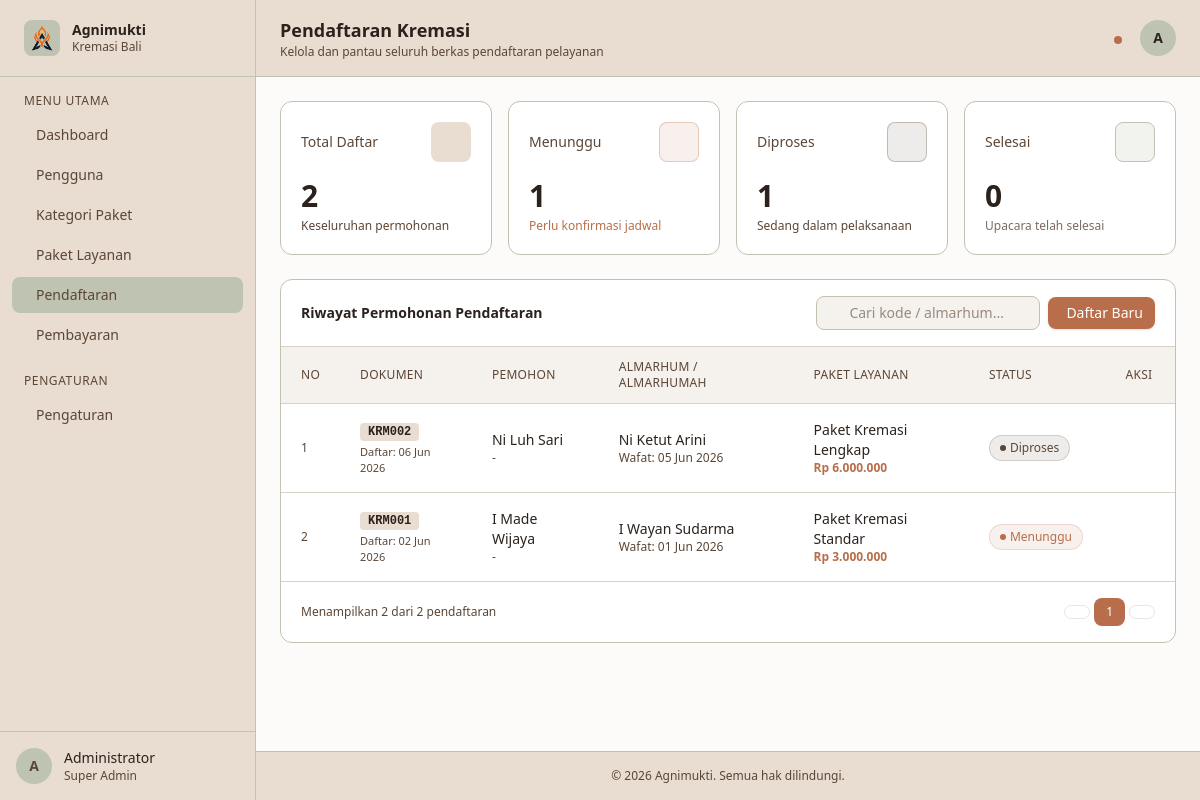
/admin/index.php?page=registration, run on the app's committed database.
### tables this page shows
CREATE TABLE pendaftaran (
    id_pendaftaran INT AUTO_INCREMENT PRIMARY KEY,
    kode_pendaftaran VARCHAR(20) NOT NULL UNIQUE,

    id_user INT NOT NULL,
    id_paket INT NOT NULL,

    nama_almarhum VARCHAR(100) NOT NULL,
    tanggal_lahir DATE,
    tanggal_meninggal DATE,

    tanggal_daftar DATE NOT NULL,

    status ENUM(
        'Menunggu',
        'Diproses',
        'Selesai',
        'Dibatalkan'
    ) DEFAULT 'Menunggu',

    catatan TEXT,

    created_at TIMESTAMP DEFAULT CURRENT_TIMESTAMP,

    CONSTRAINT fk_pendaftaran_user
    FOREIGN KEY (id_user)
    REFERENCES users(id_user)
    ON UPDATE CASCADE
    ON DELETE RESTRICT,

    CONSTRAINT fk_pendaftaran_paket
    FOREIGN KEY (id_paket)
    REFERENCES paket_layanan(id_paket)
    ON UPDATE CASCADE
    ON DELETE RESTRICT
);

CREATE TABLE users (
    id_user INT AUTO_INCREMENT PRIMARY KEY,
    nama VARCHAR(100) NOT NULL,
    username VARCHAR(50) NOT NULL UNIQUE,
    password VARCHAR(255) NOT NULL,
    role ENUM('super_admin', 'admin','pemohon') NOT NULL DEFAULT 'pemohon',
    no_telepon VARCHAR(20),
    alamat TEXT,
    created_at TIMESTAMP DEFAULT CURRENT_TIMESTAMP
);

CREATE TABLE paket_layanan (
    id_paket INT AUTO_INCREMENT PRIMARY KEY,
    id_kategori INT NOT NULL,
    nama_paket VARCHAR(100) NOT NULL,
    harga DECIMAL(12,2) NOT NULL,
    fasilitas TEXT,
    created_at TIMESTAMP DEFAULT CURRENT_TIMESTAMP,

    CONSTRAINT fk_paket_kategori
    FOREIGN KEY (id_kategori)
    REFERENCES kategori_paket(id_kategori)
    ON UPDATE CASCADE
    ON DELETE RESTRICT
);

### config/Database.php (called while the page is built)
<?php
class Database {
    private $host = "localhost";
    private $username = "root";
    private $password = "";
    private $dbname   = "db_agnimukti";
    public function connect() {
        try {
            $pdo = new PDO(
                "mysql:host={$this->host};dbname={$this->dbname};charset=utf8mb4",
                $this->username,
                $this->password
            );
            $pdo->setAttribute(PDO::ATTR_ERRMODE, PDO::ERRMODE_EXCEPTION);
            return $pdo;
        } catch (PDOException $e) {
            die("Koneksi database gagal: " . $e->getMessage());
        }
    }
}
?>

### classes/Pendaftaran.php (called while the page is built, shortened)
<?php
require_once __DIR__ . '/../config/Database.php';
class Pendaftaran
{
    private $conn;
    public function __construct()
    {
        $database = new Database();
        $this->conn = $database->connect();
    }
    public function getAll()
    {
        $sql = "SELECT
                    p.id_pendaftaran,
                    p.kode_pendaftaran,
                    p.nama_almarhum,
                    p.tanggal_lahir,
                    p.tanggal_meninggal,
                    p.tanggal_daftar,
                    p.status,
                    p.catatan,
                    u.id_user,
                    u.nama AS nama_pemohon,
                    pl.id_paket,
                    pl.nama_paket,
                    pl.harga
                FROM pendaftaran p
                JOIN users u
                    ON p.id_user = u.id_user
                JOIN paket_layanan pl
                    ON p.id_paket = pl.id_paket
                ORDER BY p.id_pendaftaran DESC";
        $stmt = $this->conn->prepare($sql);
        $stmt->execute();
        return $stmt->fetchAll(PDO::FETCH_ASSOC);
    }
}

### public/admin/pages/registration.php (the view, shortened to what this page needs)
<?php
require_once __DIR__ . '/../../../classes/Pendaftaran.php';
$pendaftaranModel = new Pendaftaran();
$riwayatPendaftaran = $pendaftaranModel->getAll();
$totalDaftar = count($riwayatPendaftaran);
$menunggu = 0;
$diproses = 0;
$selesai = 0;
foreach ($riwayatPendaftaran as $row) {
    if ($row['status'] == 'Menunggu') $menunggu++;
    elseif ($row['status'] == 'Diproses') $diproses++;
    elseif ($row['status'] == 'Selesai') $selesai++;
}
?>
<header class="bg-[#E8DDD0] border-b border-[#BFC3B1] px-6 py-4 flex items-center justify-between sticky top-0 z-30">
    <div>
        <h1 class="text-lg font-semibold text-[#2B221D]">Pendaftaran Kremasi</h1>
        <p class="text-xs text-[#5B4636]">Kelola dan pantau seluruh berkas pendaftaran pelayanan</p>
    </div>
    <div class="flex items-center gap-3">
        <button class="relative text-[#5B4636] hover:text-[#2B221D] p-2 rounded-lg hover:bg-[#D8D2C6] transition-colors">
            <span class="absolute top-1.5 right-1.5 w-2 h-2 bg-[#B86E4B] rounded-full"></span>
        </button>
        <div class="w-9 h-9 rounded-full bg-[#BFC3B1] flex items-center justify-center text-[#2B221D] font-semibold text-sm">A</div>
    </div>
</header>
<main class="flex-1 p-6 space-y-6 bg-[#F5F1EC]/30">
    <div class="grid grid-cols-1 sm:grid-cols-4 gap-4">
        <div class="bg-white rounded-xl border border-[#BFC3B1] p-5">
            <div class="flex items-center justify-between mb-4">
                <p class="text-sm text-[#5B4636]">Total Daftar</p>
                <div class="w-10 h-10 rounded-lg bg-[#E8DDD0] flex items-center justify-center">
                </div>
            </div>
            <p class="text-3xl font-semibold text-[#2B221D]"><?= $totalDaftar; ?></p>
            <p class="text-xs text-[#5B4636] mt-1">Keseluruhan permohonan</p>
        </div>
        <div class="bg-white rounded-xl border border-[#BFC3B1] p-5">
            <div class="flex items-center justify-between mb-4">
                <p class="text-sm text-[#5B4636]">Menunggu</p>
                <div class="w-10 h-10 rounded-lg bg-[#B86E4B]/10 flex items-center justify-center border border-[#B86E4B]/30">
                </div>
            </div>
            <p class="text-3xl font-semibold text-[#2B221D]"><?= $menunggu; ?></p>
            <p class="text-xs text-[#B86E4B] mt-1">Perlu konfirmasi jadwal</p>
        </div>
        <div class="bg-white rounded-xl border border-[#BFC3B1] p-5">
            <div class="flex items-center justify-between mb-4">
                <p class="text-sm text-[#5B4636]">Diproses</p>
                <div class="w-10 h-10 rounded-lg bg-[#5B4636]/10 flex items-center justify-center border border-[#5B4636]/30">
                </div>
            </div>
            <p class="text-3xl font-semibold text-[#2B221D]"><?= $diproses; ?></p>
            <p class="text-xs text-[#5B4636] mt-1">Sedang dalam pelaksanaan</p>
        </div>
        <div class="bg-white rounded-xl border border-[#BFC3B1] p-5">
            <div class="flex items-center justify-between mb-4">
                <p class="text-sm text-[#5B4636]">Selesai</p>
                <div class="w-10 h-10 rounded-lg bg-[#BFC3B1]/20 flex items-center justify-center border border-[#BFC3B1]">
                </div>
            </div>
            <p class="text-3xl font-semibold text-[#2B221D]"><?= $selesai; ?></p>
            <p class="text-xs text-[#5B4636]/80 mt-1">Upacara telah selesai</p>
        </div>
    </div>
    <div class="bg-white rounded-xl border border-[#BFC3B1]">
        <div class="px-5 py-4 border-b border-[#D8D2C6] flex flex-col sm:flex-row sm:items-center gap-3 justify-between">
            <h2 class="text-sm font-semibold text-[#2B221D]">Riwayat Permohonan Pendaftaran</h2>
            <div class="flex items-center gap-2">
                <div class="relative">
                    <input
                        type="text"
                        placeholder="Cari kode / almarhum..."
                        class="pl-8 pr-4 py-1.5 text-sm border border-[#BFC3B1] rounded-lg bg-[#F5F1EC] text-[#2B221D] placeholder-[#5B4636]/60 focus:outline-none focus:ring-2 focus:ring-[#B86E4B]/30 focus:border-[#B86E4B] w-56"
                    >
                </div>
                <button onclick="document.getElementById('modalTambahPendaftaran').classList.remove('hidden')"
                    class="flex items-center gap-1.5 px-3 py-1.5 bg-[#B86E4B] hover:bg-[#2B221D] text-white text-sm rounded-lg transition-colors shadow-sm font-medium">
                    Daftar Baru
                </button>
            </div>
        </div>
        <div class="overflow-x-auto">
            <table class="w-full text-sm">
                <thead>
                    <tr class="bg-[#F5F1EC] text-left text-xs text-[#5B4636] uppercase tracking-wide border-b border-[#D8D2C6]">
                        <th class="px-5 py-3 font-medium">No</th>
                        <th class="px-5 py-3 font-medium">Dokumen</th>
                        <th class="px-5 py-3 font-medium">Pemohon</th>
                        <th class="px-5 py-3 font-medium">Almarhum / Almarhumah</th>
                        <th class="px-5 py-3 font-medium">Paket Layanan</th>
                        <th class="px-5 py-3 font-medium">Status</th>
                        <th class="px-5 py-3 font-medium text-center">Aksi</th>
                    </tr>
                </thead>
                <tbody class="divide-y divide-[#D8D2C6]">
                    <?php if (empty($riwayatPendaftaran)): ?>
                    <tr>
                        <td colspan="7" class="px-5 py-8 text-center text-sm text-[#5B4636]">Belum ada data pendaftaran.</td>
                    </tr>
                    <?php else: ?>
                    <?php $no = 1; foreach ($riwayatPendaftaran as $index => $pendaftaran): ?>
                    <tr class="hover:bg-[#F5F1EC] transition-colors">
                        <td class="px-5 py-3.5 text-[#5B4636] text-xs"><?= $no++; ?></td>
                        <td class="px-5 py-4">
                            <div>
                                <span class="font-mono text-xs font-semibold px-2 py-0.5 rounded bg-[#E8DDD0] text-[#2B221D]"><?= htmlspecialchars($pendaftaran['kode_pendaftaran']); ?></span>
                                <p class="text-[11px] text-[#5B4636] mt-1">Daftar: <?= date('d M Y', strtotime($pendaftaran['tanggal_daftar'])); ?></p>
                            </div>
                        </td>
                        <td class="px-5 py-4">
                            <div>
                                <p class="font-medium text-[#2B221D]"><?= htmlspecialchars($pendaftaran['nama_pemohon']); ?></p>
                                <p class="text-xs text-[#5B4636]"><?= isset($pendaftaran['no_telepon']) ? htmlspecialchars($pendaftaran['no_telepon']) : '-'; ?></p>
                            </div>
                        </td>
                        <td class="px-5 py-4">
                            <div>
                                <p class="font-medium text-[#2B221D]"><?= htmlspecialchars($pendaftaran['nama_almarhum']); ?></p>
                                <p class="text-xs text-[#5B4636]">Wafat: <?= $pendaftaran['tanggal_meninggal'] ? date('d M Y', strtotime($pendaftaran['tanggal_meninggal'])) : '-'; ?></p>
                            </div>
                        </td>
                        <td class="px-5 py-4 text-[#2B221D]">
                            <p class="font-medium"><?= htmlspecialchars($pendaftaran['nama_paket']); ?></p>
                            <p class="text-xs text-[#B86E4B] font-semibold">Rp <?= number_format($pendaftaran['harga'], 0, ',', '.'); ?></p>
                        </td>
                        <td class="px-5 py-4">
                            <?php
                            $statusClass = "bg-[#B86E4B]/10 text-[#B86E4B] border-[#B86E4B]/20";
                            $dotClass = "bg-[#B86E4B]";
                            if ($pendaftaran['status'] == 'Diproses') {
                                $statusClass = "bg-[#5B4636]/10 text-[#5B4636] border-[#5B4636]/20";
                                $dotClass = "bg-[#5B4636]";
                            } elseif ($pendaftaran['status'] == 'Selesai') {
                                $statusClass = "bg-[#BFC3B1]/20 text-[#5B4636] border-[#BFC3B1]";
                                $dotClass = "bg-[#5B4636]";
                            } elseif ($pendaftaran['status'] == 'Dibatalkan') {
                                $statusClass = "bg-red-50 text-red-600 border-red-200";
                                $dotClass = "bg-red-600";
                            }
                            ?>
                            <span class="inline-flex items-center gap-1 px-2.5 py-1 rounded-full text-xs font-medium <?= $statusClass; ?> border">
                                <span class="w-1.5 h-1.5 rounded-full <?= $dotClass; ?>"></span>
                                <?= htmlspecialchars($pendaftaran['status']); ?>
                            </span>
                        </td>
                        <td class="px-5 py-3.5">
                            <div class="flex items-center justify-center gap-2">
                                <button onclick="openEdit(<?= htmlspecialchars(json_encode($pendaftaran)); ?>)" class="p-1.5 rounded-lg text-[#5B4636] hover:bg-[#E8DDD0] transition-colors" title="Edit">
                                </button>
                                <form action="" method="POST" onsubmit="return confirm('Apakah Anda yakin ingin menghapus berkas pendaftaran ini?');" style="display:inline;">
                                    <button type="submit" class="p-1.5 rounded-lg text-[#B86E4B] hover:bg-[#B86E4B]/10 transition-colors" title="Hapus">
                                    </button>
                                </form>
                            </div>
                        </td>
                    </tr>
                    <?php endforeach; ?>
                    <?php endif; ?>
                </tbody>
            </table>
        </div>
        <div class="px-5 py-4 border-t border-[#D8D2C6] flex items-center justify-between">
            <p class="text-xs text-[#5B4636]">Menampilkan <?= $totalDaftar; ?> dari <?= $totalDaftar; ?> pendaftaran</p>
            <div class="flex items-center gap-1">
                <button class="px-3 py-1.5 text-xs text-[#5B4636] border border-[#BFC3B1] rounded-lg hover:bg-[#F5F1EC] disabled:opacity-40" disabled>
                </button>
                <button class="px-3 py-1.5 text-xs bg-[#B86E4B] text-white rounded-lg font-medium">1</button>
                <button class="px-3 py-1.5 text-xs text-[#5B4636] border border-[#BFC3B1] rounded-lg hover:bg-[#F5F1EC] disabled:opacity-40" disabled>
                </button>
            </div>
        </div>
    </div>
</main>

### data on the page
pendaftaran: kode_pendaftaran "KRM002", tanggal_daftar "06 Jun 2026", id_user.nama "Ni Luh Sari", nama_almarhum "Ni Ketut Arini", tanggal_meninggal "05 Jun 2026", id_paket.nama_paket "Paket Kremasi Lengkap", id_paket.harga "6.000.000", status "Diproses"
pendaftaran: kode_pendaftaran "KRM001", tanggal_daftar "02 Jun 2026", id_user.nama "I Made Wijaya", nama_almarhum "I Wayan Sudarma", tanggal_meninggal "01 Jun 2026", id_paket.nama_paket "Paket Kremasi Standar", id_paket.harga "3.000.000", status "Menunggu"

### other printed values
$totalDaftar "2"
$menunggu "1"
$diproses "1"
$selesai "0"
